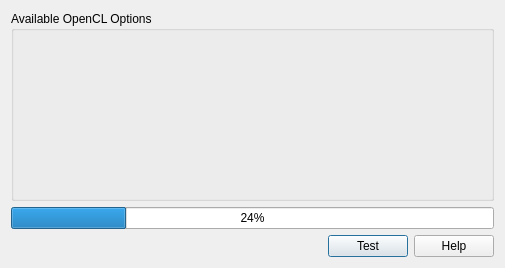
<?xml version="1.0" encoding="UTF-8"?>
<ui version="4.0">
 <class>GPUOptions</class>
 <widget class="QDialog" name="GPUOptions">
  <property name="geometry">
   <rect>
    <x>0</x>
    <y>0</y>
    <width>505</width>
    <height>268</height>
   </rect>
  </property>
  <property name="sizePolicy">
   <sizepolicy hsizetype="MinimumExpanding" vsizetype="MinimumExpanding">
    <horstretch>0</horstretch>
    <verstretch>0</verstretch>
   </sizepolicy>
  </property>
  <property name="windowTitle">
   <string>OpenCL Options</string>
  </property>
  <property name="windowIcon">
   <iconset>
    <normaloff>../../../../../../../../../../../Users/UI/res/ball.ico</normaloff>../../../../../../../../../../../Users/UI/res/ball.ico</iconset>
  </property>
  <layout class="QGridLayout" name="gridLayout">
   <item row="0" column="0" colspan="2">
    <widget class="QGroupBox" name="openCLCheckBoxGroup">
     <property name="sizePolicy">
      <sizepolicy hsizetype="MinimumExpanding" vsizetype="MinimumExpanding">
       <horstretch>0</horstretch>
       <verstretch>0</verstretch>
      </sizepolicy>
     </property>
     <property name="minimumSize">
      <size>
       <width>300</width>
       <height>150</height>
      </size>
     </property>
     <property name="title">
      <string>Available OpenCL Options</string>
     </property>
     <widget class="QWidget" name="verticalLayoutWidget">
      <property name="geometry">
       <rect>
        <x>10</x>
        <y>20</y>
        <width>391</width>
        <height>141</height>
       </rect>
      </property>
      <layout class="QVBoxLayout" name="optionsLayout">
       <property name="sizeConstraint">
        <enum>QLayout::SetMinimumSize</enum>
       </property>
       <property name="bottomMargin">
        <number>0</number>
       </property>
      </layout>
     </widget>
    </widget>
   </item>
   <item row="1" column="0" colspan="2">
    <widget class="QProgressBar" name="progressBar">
     <property name="value">
      <number>24</number>
     </property>
    </widget>
   </item>
   <item row="2" column="0">
    <spacer name="horizontalSpacer">
     <property name="orientation">
      <enum>Qt::Horizontal</enum>
     </property>
     <property name="sizeHint" stdset="0">
      <size>
       <width>78</width>
       <height>20</height>
      </size>
     </property>
    </spacer>
   </item>
   <item row="2" column="1">
    <layout class="QHBoxLayout" name="horizontalLayout">
     <property name="sizeConstraint">
      <enum>QLayout::SetMinimumSize</enum>
     </property>
     <item>
      <widget class="QPushButton" name="testButton">
       <property name="text">
        <string>Test</string>
       </property>
      </widget>
     </item>
     <item>
      <widget class="QPushButton" name="helpButton">
       <property name="text">
        <string>Help</string>
       </property>
       <property name="autoDefault">
        <bool>true</bool>
       </property>
      </widget>
     </item>
    </layout>
   </item>
  </layout>
 </widget>
 <resources/>
</ui>
